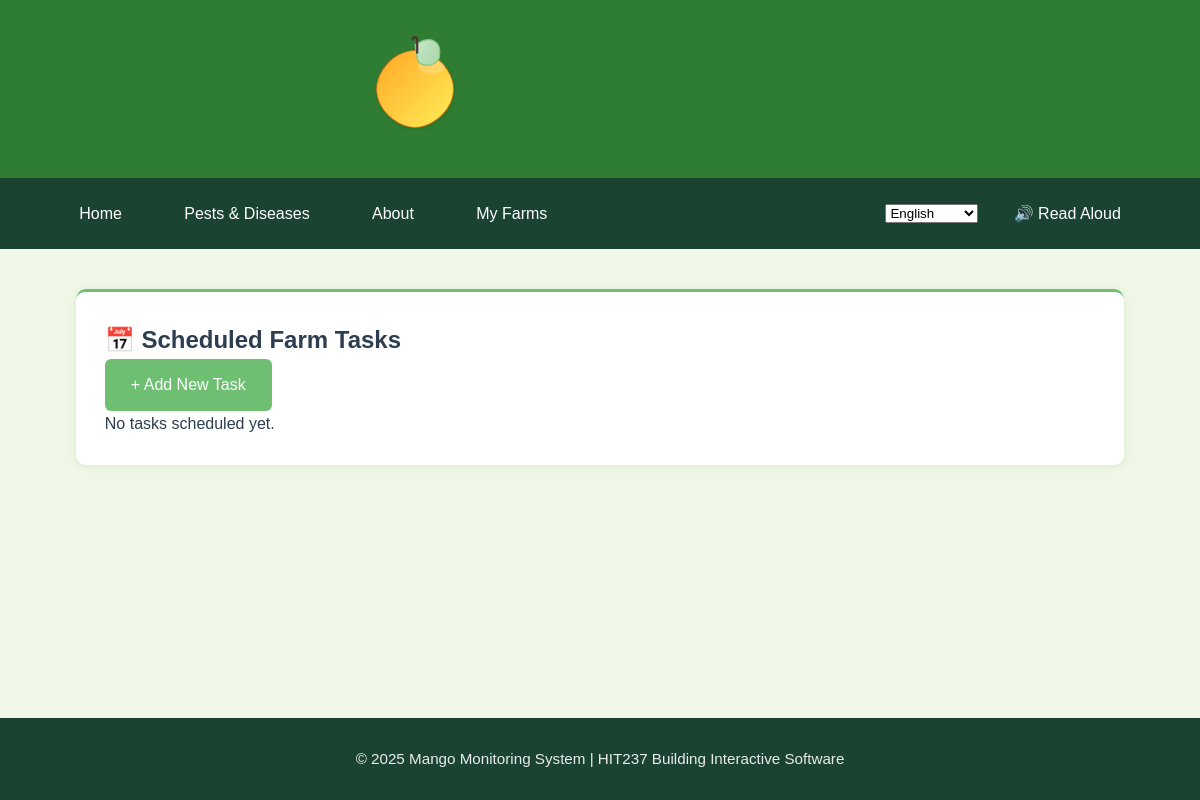
/myfarms/tasks/ (signed in), run on an earlier commit of the app's database.
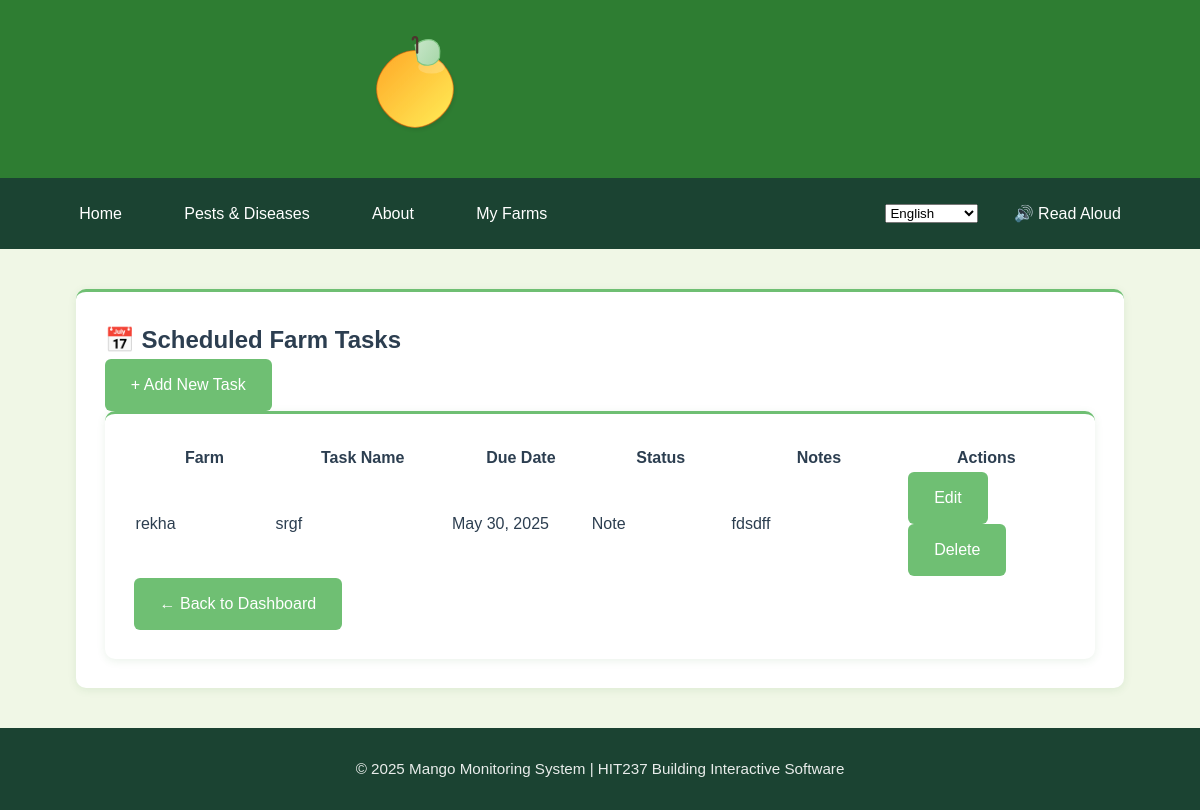
And on a later commit of the database.
### App2/models.py (models this page shows, shortened)
class Task(models.Model):
    TASK_TYPES = [
        ('inspection', 'Inspection'),
        ('pesticide', 'Pesticide Application'),
        ('note', 'Note / Reminder'),
    ]
    farm = models.ForeignKey(Farm, on_delete=models.CASCADE)
    title = models.CharField(max_length=100)
    description = models.TextField(blank=True)
    task_type = models.CharField(max_length=20, choices=TASK_TYPES)
    scheduled_date = models.DateField()
    scheduled_time = models.TimeField(null=True, blank=True)
    created_at = models.DateTimeField(auto_now_add=True)
    updated_at = models.DateTimeField(auto_now=True)

class Farm(models.Model):
    name = models.CharField(max_length=100)
    location = models.CharField(max_length=150)
    owner = models.ForeignKey(User, on_delete=models.CASCADE, related_name="farms")
    total_plants = models.IntegerField(validators=[MinValueValidator(1)], help_text="Total number of mango plants on the property")
    farm_size = models.DecimalField(max_digits=10, decimal_places=2, help_text="Farm size in hectares")
    stocking_rate = models.DecimalField(max_digits=10, decimal_places=2, help_text="Plants per hectare", editable=False)
    created_at = models.DateTimeField(auto_now_add=True)
    updated_at = models.DateTimeField(auto_now=True)
    class Meta:
        ordering = ['name']

### App2/views.py (the view)
# urls.py: path('tasks/', TaskListView.as_view(), name='task-list'),
class TaskListView(LoginRequiredMixin, ListView):
    model = Task
    template_name = 'App2/task_list.html'
    context_object_name = 'tasks'
    def get_queryset(self):
        return Task.objects.filter(farm__owner=self.request.user).order_by('scheduled_date', 'scheduled_time')

### App2/templates/App2/task_list.html (shortened to what this page needs)
{% extends 'App2/base.html' %}
{% block content %}
<div class="card shadow-sm p-3">
<div class="container mt-4">
  <h2>📅 Scheduled Farm Tasks</h2>
<a href="{% url 'App2:task-create' %}" class="btn btn-success mb-3">+ Add New Task</a>
</div>
  {% if tasks %}
  <div class="card shadow-sm p-3">
    <div class="table-responsive">
      <table class="table table-bordered text-center align-middle">
        <thead class="table-success">
          <tr>
            <th style="width: 15%;">Farm</th>
            <th style="width: 19%;">Task Name</th>
            <th style="width: 15%;">Due Date</th>
            <th style="width: 15%;">Status</th>
            <th style="width: 19%;">Notes</th>
            <th style="width: 20%;">Actions</th>
          </tr>
        </thead>
          <tbody>
  {% for task in tasks %}
  <tr>
    <td>{{ task.farm.name }}</td>
    <td>{{ task.title|default:"—" }}</td>
    <td>{{ task.scheduled_date|date:"M d, Y"|default:"—" }}</td>
    <td>{{ task.task_type|title|default:"—" }}</td>
    <td>{{ task.description|truncatechars:30|default:"—" }}</td>
    <td>
      <a href="{% url 'App2:task-update' task.pk %}" class="btn btn-success btn-sm">Edit</a>
      <a href="{% url 'App2:task-delete' task.pk %}" class="btn btn-danger btn-sm">Delete</a>
    </td>
  </tr>
  {% empty %}
  <tr><td colspan="6">No tasks found.</td></tr>
  {% endfor %}
</tbody>
      </table>
<a href="{% url 'App2:profile' %}" class="btn btn-outline-secondary">← Back to Dashboard</a>
    </div>
  {% else %}
    <div class="alert alert-warning">No tasks scheduled yet.</div>
  {% endif %}
</div>
{% endblock %}

What changed in the data, as far as the page shows it:
added Task: farm.name "rekha", title "srgf", scheduled_date "May 30, 2025", task_type "Note", description "fdsdff"
Also different on the page:
text no longer shown: "No tasks scheduled yet."
text now shown: "Farm Task Name Due Date Status Notes Actions ← Back to Dashboard"
